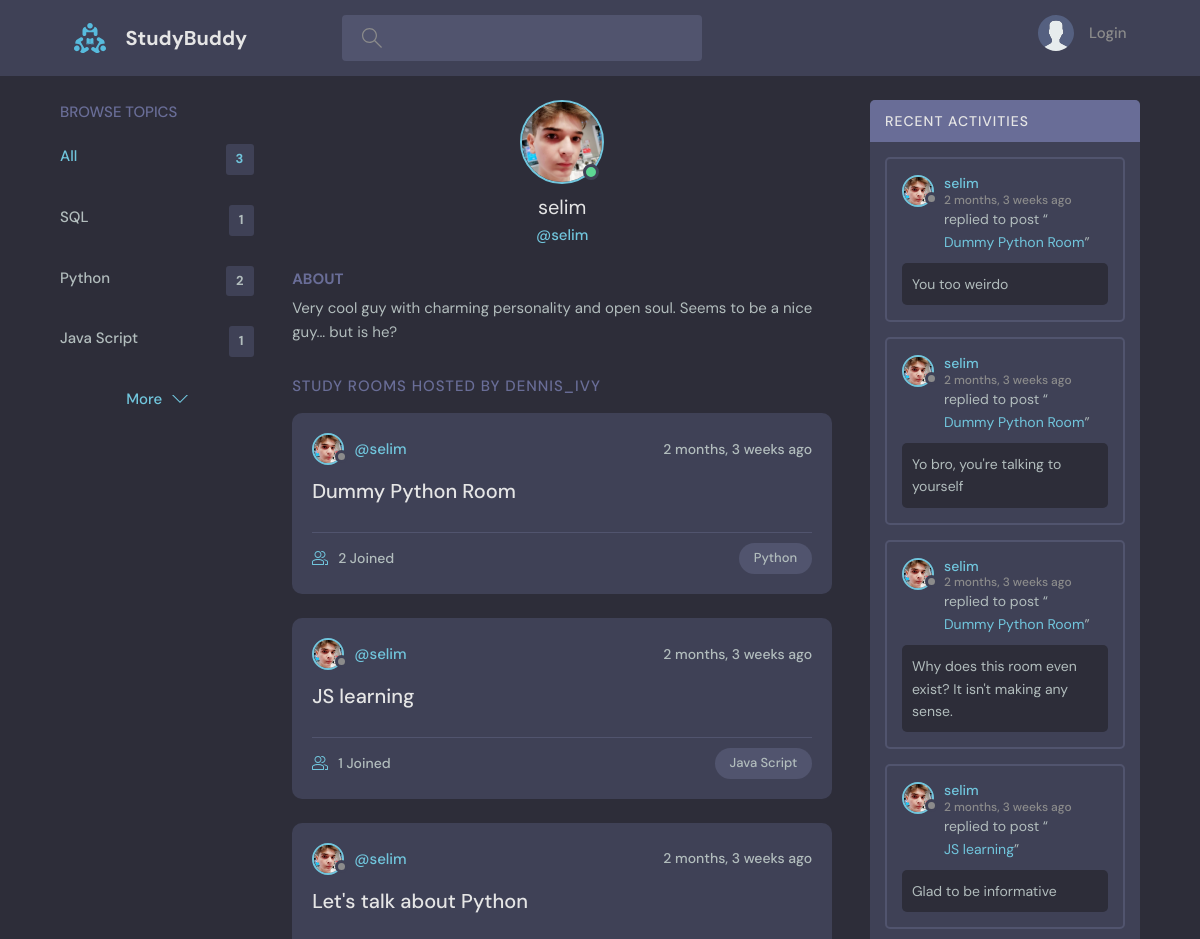
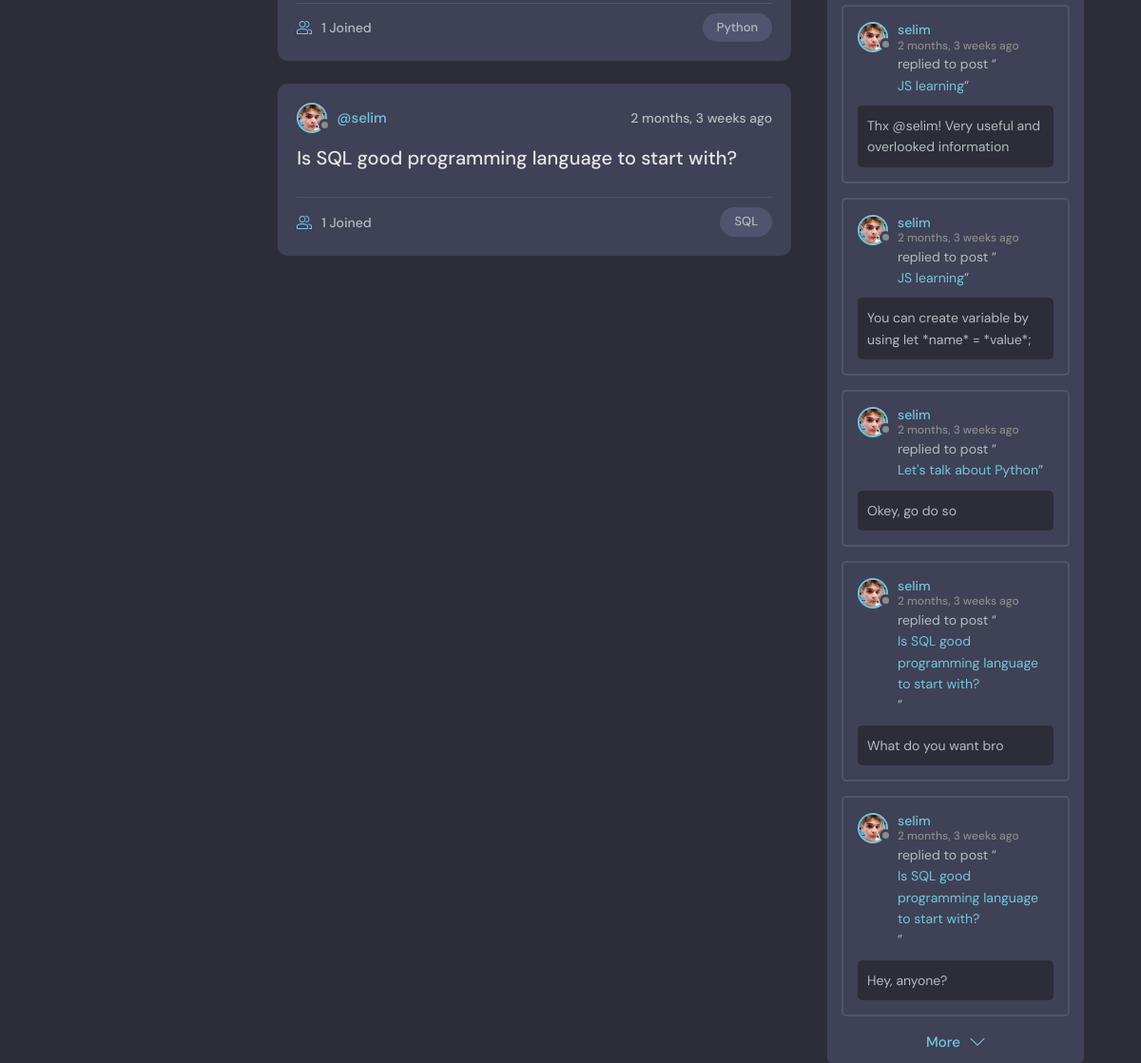
The app's page /profile/1 with its own data (2 pictures, top to bottom).
### base/models.py (models this page shows, shortened)
class Topic(models.Model):
    name = models.CharField(max_length=200)

class User(AbstractUser):
    name = models.CharField(max_length=200, null=True)
    email = models.EmailField(unique=True, null=True)
    email_verify = models.BooleanField(default=False)
    bio = models.TextField(null=True)
    avatar = models.ImageField(null=True, default="avatar.svg")
    USERNAME_FIELD = 'email'
    REQUIRED_FIELDS = []

class Room(models.Model):
    host = models.ForeignKey(User, on_delete=models.SET_NULL, null=True)
    topic = models.ForeignKey(Topic, on_delete=models.SET_NULL, null=True)
    name = models.CharField(max_length=200)
    description = models.TextField(blank=True)
    participants = models.ManyToManyField(User, related_name='participants', blank=True)
    updated = models.DateTimeField(auto_now=True)
    created = models.DateTimeField(auto_now_add=True)
    class Meta:
        ordering = ['-updated', '-created']

class Message(models.Model):
    user = models.ForeignKey(User, on_delete=models.CASCADE)
    room = models.ForeignKey(Room, on_delete=models.CASCADE)
    body = models.TextField()
    updated = models.DateTimeField(auto_now=True)
    created = models.DateTimeField(auto_now_add=True)
    class Meta:
        ordering = ['-updated', '-created']
    def __str__(self):
        if len(self.body) > 80:
            return f"{self.body[0:80]}..."
        return self.body

### base/views.py (the view)
# urls.py: path('profile/<str:pk>', views.user_profile, name='user-profile'),
def user_profile(request, pk):
    user = User.objects.get(id=pk)
    rooms = user.room_set.all()
    user_messages = user.message_set.all()[:10]
    topics = Topic.objects.all()
    context = {'user': user, 'rooms': rooms, 'room_messages': user_messages, 'topics': topics}
    return render(request, 'profile.html', context)

### base/templates/base/profile.html (shortened to what this page needs)
{% extends 'main.html' %}
{% block content %}
  <main class="profile-page layout layout--3">
    <div class="container">
      {% include 'topics_component.html' %}
      <div class="roomList">
        <div class="profile">
          <div class="profile__avatar">
            <div class="avatar avatar--large active">
              <img src="{{ user.avatar.url }}" />
            </div>
          </div>
          <div class="profile__info">
            <h3>{{ user.username }}</h3>
            <p>@{{ user.username }}</p>
          </div>
          <div class="profile__about">
            <h3>About</h3>
            <p>{{ user.bio }}</p>
          </div>
        </div>
        <div class="roomList__header">
          <div>
            <h2>Study Rooms Hosted by dennis_ivy</a>
            </h2>
          </div>
        </div>
        {% include 'feed_component.html' %}
      </div>
      {% include 'activity_component.html' %}
    </div>
  </main>
{% endblock content %}

### templates/main.html (shortened to what this page needs)
<!DOCTYPE html>
{% load static %}
<html lang="en">
  <head>
    <link rel="stylesheet" href="{% static 'css/style.css' %}" />
  </head>
  <body>
    {% include 'navbar.html' %}
    {% block content %}
    {% endblock content %}
  </body>
</html>

### templates/navbar.html (shortened to what this page needs)
{% load static %}
<header class="header header--loggedIn">
  <div class="container">
    <a href="{% url 'home' %}" class="header__logo">
      <img src="{% static 'img/logo.svg' %}" />
      <h1>StudyBuddy</h1>
    </a>
    <form class="header__search" method="GET" action="{% url 'home' %}">
      <label>
        {% if query_name == 'All' %}
          <input name="q" placeholder="Search for rooms..." />
        {% else %}
          <input name="q" value="{{ query_name }}" />
        {% endif %}
      </label>
    </form>
    <nav class="header__menu">
      {% if request.user.is_authenticated %}
        <div class="header__user">
          <a href="{% url 'user-profile' request.user.id %}">
            <div class="avatar avatar--medium active">
              <img src="{{ request.user.avatar.url }}" />
            </div>
            <p>{{ request.user.username }}<span>@{{ request.user.username }}</span></p>
          </a>
          <button class="dropdown-button">
            <svg version="1.1" xmlns="http://www.w3.org/2000/svg" width="32" height="32" viewBox="0 0 32 32">
              <title>chevron-down</title>
              <path d="M16 21l-13-13h-3l16 16 16-16h-3l-13 13z"></path>
            </svg>
          </button>
        </div>
      {% else %}
        <a href="{% url 'login' %}">
          <img src="{% static 'img/avatars/avatar.svg' %}" />
          <p>Login</p>
        </a>
      {% endif %}
    </nav>
  </div>
</header>

### base/templates/base/topics_component.html
<div class="topics">
  <div class="topics__header">
    <h2>Browse Topics</h2>
  </div>
  <ul class="topics__list">
    <li>
      <a href="{% url 'home' %}" class="active">All <span>{{ topics.count }}</span></a>
    </li>
    {% for topic in topics %}
      <li>
        <a href="{% url 'home' %}?topic={{ topic.name }}">{{ topic.name }}<span>{{ topic.room_set.all.count }}</span></a>
      </li>
    {% endfor %}
  </ul>
  <a class="btn btn--link" href="{% url 'topics-page' %}">
    More
    <svg version="1.1" xmlns="http://www.w3.org/2000/svg" width="32" height="32" viewBox="0 0 32 32">
      <title>chevron-down</title>
      <path d="M16 21l-13-13h-3l16 16 16-16h-3l-13 13z"></path>
    </svg>
  </a>
</div>

### base/templates/base/feed_component.html (shortened to what this page needs)
{% for room in rooms %}
  <div class="roomListRoom">
    <div class="roomListRoom__header">
      <a href="{% url 'user-profile' room.host.id %}" class="roomListRoom__author">
        <div class="avatar avatar--small">
          <img src="{{ room.host.avatar.url }}" />
        </div>
        <span>@{{ room.host.username }}</span>
      </a>
      <div class="roomListRoom__actions">
        <span>{{ room.created | timesince }} ago</span>
      </div>
    </div>
    <div class="roomListRoom__content">
      <a href="{% url 'room' room.id %}">{{ room.name }}</a>
    </div>
    <div class="roomListRoom__meta">
      <a href="room.html" class="roomListRoom__joined">
        {{ room.participants.count }} Joined
      </a>
      <p class="roomListRoom__topic">{{ room.topic.name }}</p>
    </div>
  </div>
{% endfor %}

### base/templates/base/activity_component.html (shortened to what this page needs)
<div class="activities">
  <div class="activities__header">
    <h2><small>{{ query_name }}</small> Recent Activities</h2>
  </div>
  {% for message in room_messages %}
    <div class="activities__box">
      <div class="activities__boxHeader roomListRoom__header">
        <a href="{% url 'user-profile' message.user.id %}" class="roomListRoom__author">
          <div class="avatar avatar--small">
            <img src="{{ message.user.avatar.url }}" />
          </div>
          <p>
            {{ message.user.username }}
            <span>{{ message.created | timesince }} ago</span>
          </p>
        </a>
      </div>
      <div class="activities__boxContent">
        <p>replied to post “<a href="{% url 'room' message.room.id %}">{{ message.room.name }}</a>”</p>
        <div class="activities__boxRoomContent">
          {{ message }}
        </div>
      </div>
    </div>
  {% endfor %}
      <a class="btn btn--link" href="{% url 'activities-page' %}">
        More
        <svg version="1.1" xmlns="http://www.w3.org/2000/svg" width="32" height="32" viewBox="0 0 32 32">
          <title>chevron-down</title>
          <path d="M16 21l-13-13h-3l16 16 16-16h-3l-13 13z"></path>
        </svg>
      </a>
</div>

### records on screen
Topic: name "SQL", room_set.all.count "1"
Topic: name "Python", room_set.all.count "2"
Topic: name "Java Script", room_set.all.count "1"
User: avatar (picture), username "selim", bio "Very cool guy with charming personality and open soul. Seems to be a nice guy... but is he?"
Room: host.avatar (picture), host.username "selim", created "2 months, 3 weeks", name "Dummy Python Room", participants.count "2", topic.name "Python"
Room: host.avatar (picture), host.username "selim", created "2 months, 3 weeks", name "JS learning", participants.count "1", topic.name "Java Script"
Room: host.avatar (picture), host.username "selim", created "2 months, 3 weeks", name "Let's talk about Python", participants.count "1", topic.name "Python"
Room: host.avatar (picture), host.username "selim", created "2 months, 3 weeks", name "Is SQL good programming language to start with?", participants.count "1", topic.name "SQL"
Message: user.avatar (picture), user.username "selim", created "2 months, 3 weeks", room.name "Dummy Python Room", body "You too weirdo"
Message: user.avatar (picture), user.username "selim", created "2 months, 3 weeks", room.name "Dummy Python Room", body "Yo bro, you're talking to yourself"
Message: user.avatar (picture), user.username "selim", created "2 months, 3 weeks", room.name "Dummy Python Room", body "Why does this room even exist? It isn't making any sense."
Message: user.avatar (picture), user.username "selim", created "2 months, 3 weeks", room.name "JS learning", body "Glad to be informative"
Message: user.avatar (picture), user.username "selim", created "2 months, 3 weeks", room.name "JS learning", body "Thx @selim! Very useful and overlooked information"
Message: user.avatar (picture), user.username "selim", created "2 months, 3 weeks", room.name "JS learning", body "You can create variable by using let *name* = *value*;"
Message: user.avatar (picture), user.username "selim", created "2 months, 3 weeks", room.name "Let's talk about Python", body "Okey, go do so"
Message: user.avatar (picture), user.username "selim", created "2 months, 3 weeks", room.name "Is SQL good programming language to start with?", body "What do you want bro"
Message: user.avatar (picture), user.username "selim", created "2 months, 3 weeks", room.name "Is SQL good programming language to start with?", body "Hey, anyone?"

### other values on screen
{{ topics.count }} "3"
